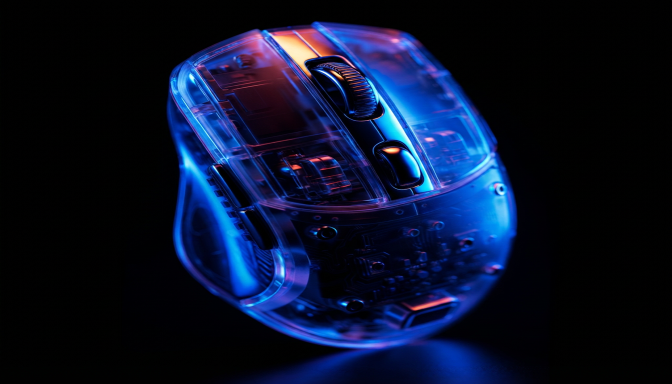
#> input picture experiments/05-production-batch-workflow/code/assets/shot01_first.png, 1344 x 768 px (shown at 1/2 size)
$ python -i optimize_director_edl.py   (imports and definitions only)   (older library calls are emulated)
#> lines starting #> are read from the running program, lines starting #| are printed output that depends on the picture
# /// script
# requires-python = ">=3.11"
# dependencies = ["numpy==2.5.4", "opencv-python-headless==5.0.0.93", "pillow==13.0.0"]
# ///
"""Optimize multi-seed shot selection and monotonic frame-index schedules against the reference video."""

import argparse
import json
from pathlib import Path

import cv2
import numpy as np
from analyze_motion import decode

EXP = Path(__file__).resolve().parents[1]
SOURCE = EXP / "outputs" / "reference" / "wuy0uer_7664781155287239972.mp4"


def extract_features(frames: list[np.ndarray]) -> tuple[np.ndarray, np.ndarray, np.ndarray]:
    """Compute blurred color (64x36), structural gradient (128x72), and full-frame step motion."""
    colors, grads = [], []
    for f in frames:
        small = cv2.resize(f, (64, 36), interpolation=cv2.INTER_AREA).astype(np.float32) / 255.0
        blur = cv2.GaussianBlur(small, (5, 5), 1.0)
        colors.append(blur)
        gray = cv2.cvtColor(cv2.resize(f, (128, 72), interpolation=cv2.INTER_AREA), cv2.COLOR_BGR2GRAY).astype(np.float32) / 255.0
        gx = cv2.Sobel(gray, cv2.CV_32F, 1, 0, ksize=3)
        gy = cv2.Sobel(gray, cv2.CV_32F, 0, 1, ksize=3)
        grads.append(np.hypot(gx, gy))
    c_arr = np.stack(colors, axis=0)
    g_arr = np.stack(grads, axis=0)
    diffs = np.zeros(len(frames), dtype=np.float32)
    if len(frames) > 1:
        diffs[1:] = np.mean(np.abs(c_arr[1:] - c_arr[:-1]), axis=(1, 2, 3))
        diffs[0] = diffs[1]
    return c_arr, g_arr, diffs


# [339 lines left out: functions solve_monotonic_schedule, collect_candidates, build_active_shot_specs, main, not called in this run]


# [2 lines not run here, left out]

>>> import cv2
>>> picture = cv2.imread('../../../05-production-batch-workflow/code/assets/shot01_first.png')
#> picture is the input picture: shape (768, 1344, 3); mean B, G, R 43.5, 18.2, 9.6
#> the loop in extract_features, `for f in frames:` made 1 pass
#> pass 1, in extract_features, `small = cv2.resize(f, (64, 36), interpolation=cv2.INTER_AREA).astype(n..`:
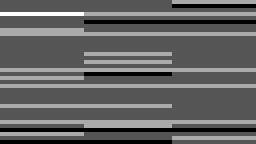
#> small: shape (36, 64) float32 (shown 4 times larger); min 0, max 0.0118, mean 0.00454; drawn with min black and max white
#> pass 1, in extract_features, `blur = cv2.GaussianBlur(small, (5, 5), 1.0)`:
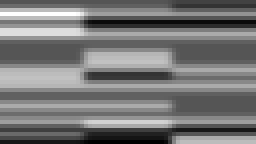
#> blur: shape (36, 64) float32 (shown 4 times larger); min 0.00234, max 0.00708, mean 0.00455; drawn with min black and max white
#> after the loop in extract_features, `for f in frames:`: colors = 1 item; grads = []
#> (the run stopped early here; a loop or call above may not have finished)

$ run again, on experiments/05-production-batch-workflow/code/assets/shot01_last.png
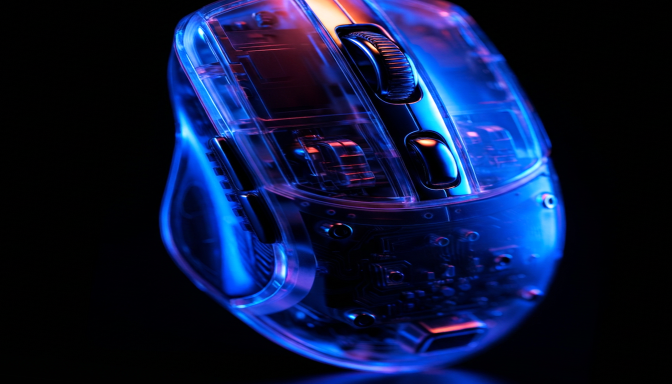
#> input picture experiments/05-production-batch-workflow/code/assets/shot01_last.png, 1344 x 768 px (shown at 1/2 size)
#> picture is the input picture: shape (768, 1344, 3); mean B, G, R 61.8, 23.8, 12.9
#> the loop in extract_features, `for f in frames:` made 1 pass
#> pass 1, in extract_features, `small = cv2.resize(f, (64, 36), interpolation=cv2.INTER_AREA).astype(n..`:
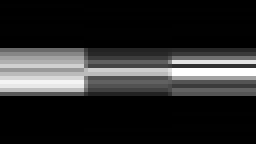
#> small: shape (36, 64) float32 (shown 4 times larger); min 0, max 1, mean 0.169
#> pass 1, in extract_features, `blur = cv2.GaussianBlur(small, (5, 5), 1.0)`:
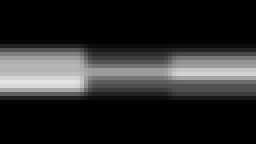
#> blur: shape (36, 64) float32 (shown 4 times larger); min 0, max 0.894, mean 0.169
#> after the loop in extract_features, `for f in frames:`: colors = 1 item; grads = []
